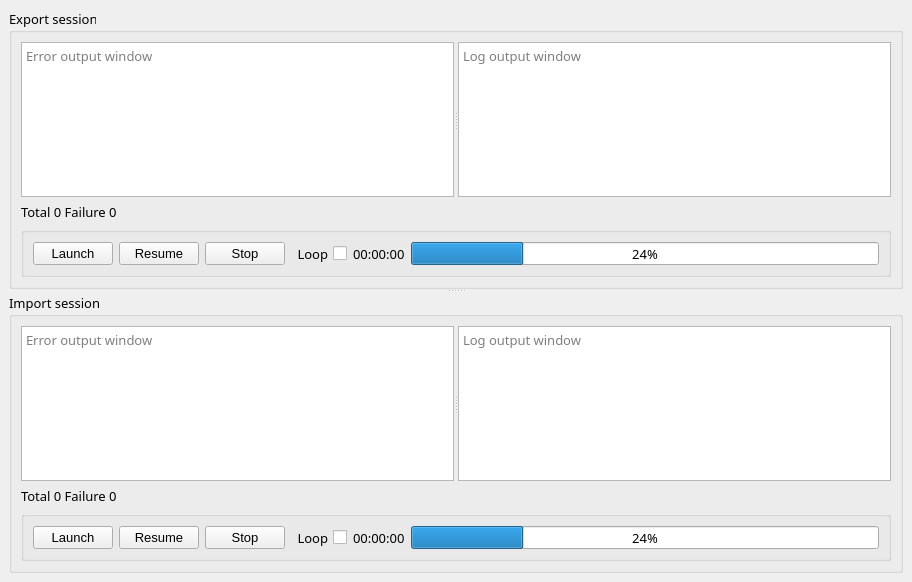
<?xml version="1.0" encoding="UTF-8"?>
<ui version="4.0">
 <class>MainWindow</class>
 <widget class="QMainWindow" name="MainWindow">
  <property name="geometry">
   <rect>
    <x>0</x>
    <y>0</y>
    <width>912</width>
    <height>582</height>
   </rect>
  </property>
  <property name="windowTitle">
   <string>MainWindow</string>
  </property>
  <widget class="QWidget" name="centralWidget">
   <layout class="QVBoxLayout" name="verticalLayout">
    <item>
     <widget class="QSplitter" name="frame_splitter">
      <property name="maximumSize">
       <size>
        <width>16777215</width>
        <height>16777215</height>
       </size>
      </property>
      <property name="orientation">
       <enum>Qt::Vertical</enum>
      </property>
      <widget class="QGroupBox" name="groupBox">
       <property name="minimumSize">
        <size>
         <width>0</width>
         <height>0</height>
        </size>
       </property>
       <property name="maximumSize">
        <size>
         <width>16777215</width>
         <height>16777215</height>
        </size>
       </property>
       <property name="font">
        <font>
         <family>宋体</family>
         <pointsize>10</pointsize>
        </font>
       </property>
       <property name="title">
        <string>Export session</string>
       </property>
       <layout class="QGridLayout" name="gridLayout_2" columnstretch="0,0">
        <item row="2" column="0" colspan="2">
         <widget class="QGroupBox" name="groupBox_3">
          <property name="minimumSize">
           <size>
            <width>0</width>
            <height>0</height>
           </size>
          </property>
          <property name="maximumSize">
           <size>
            <width>16777215</width>
            <height>50</height>
           </size>
          </property>
          <property name="title">
           <string/>
          </property>
          <layout class="QHBoxLayout" name="horizontalLayout_2">
           <item>
            <widget class="QPushButton" name="btn_start_export">
             <property name="font">
              <font>
               <family>Arial</family>
               <pointsize>10</pointsize>
              </font>
             </property>
             <property name="text">
              <string>Launch</string>
             </property>
            </widget>
           </item>
           <item>
            <widget class="QPushButton" name="btn_resume_export">
             <property name="font">
              <font>
               <family>Arial</family>
               <pointsize>10</pointsize>
              </font>
             </property>
             <property name="text">
              <string>Resume</string>
             </property>
            </widget>
           </item>
           <item>
            <widget class="QPushButton" name="btn_stop_export">
             <property name="font">
              <font>
               <family>Arial</family>
               <pointsize>10</pointsize>
              </font>
             </property>
             <property name="text">
              <string>Stop</string>
             </property>
            </widget>
           </item>
           <item>
            <widget class="QCheckBox" name="chk_loop_export">
             <property name="font">
              <font>
               <family>宋体</family>
               <pointsize>10</pointsize>
              </font>
             </property>
             <property name="layoutDirection">
              <enum>Qt::RightToLeft</enum>
             </property>
             <property name="text">
              <string>Loop</string>
             </property>
            </widget>
           </item>
           <item>
            <widget class="QLabel" name="lbl_timer_export">
             <property name="font">
              <font>
               <family>宋体</family>
               <pointsize>10</pointsize>
              </font>
             </property>
             <property name="text">
              <string>00:00:00</string>
             </property>
            </widget>
           </item>
           <item>
            <widget class="QProgressBar" name="pb_export">
             <property name="font">
              <font>
               <family>宋体</family>
               <pointsize>10</pointsize>
               <weight>50</weight>
               <bold>false</bold>
              </font>
             </property>
             <property name="value">
              <number>24</number>
             </property>
            </widget>
           </item>
          </layout>
         </widget>
        </item>
        <item row="1" column="0">
         <widget class="QLabel" name="lbl_export">
          <property name="maximumSize">
           <size>
            <width>16777215</width>
            <height>20</height>
           </size>
          </property>
          <property name="font">
           <font>
            <family>宋体</family>
            <pointsize>10</pointsize>
           </font>
          </property>
          <property name="text">
           <string>Total 0 Failure 0</string>
          </property>
         </widget>
        </item>
        <item row="0" column="0" colspan="2">
         <widget class="QSplitter" name="top_splitter">
          <property name="maximumSize">
           <size>
            <width>16777215</width>
            <height>16777215</height>
           </size>
          </property>
          <property name="layoutDirection">
           <enum>Qt::LeftToRight</enum>
          </property>
          <property name="orientation">
           <enum>Qt::Horizontal</enum>
          </property>
          <widget class="QPlainTextEdit" name="txt_error_export">
           <property name="minimumSize">
            <size>
             <width>0</width>
             <height>0</height>
            </size>
           </property>
           <property name="maximumSize">
            <size>
             <width>16777215</width>
             <height>16777215</height>
            </size>
           </property>
           <property name="baseSize">
            <size>
             <width>0</width>
             <height>0</height>
            </size>
           </property>
           <property name="placeholderText">
            <string>Error output window</string>
           </property>
          </widget>
          <widget class="QPlainTextEdit" name="txt_export">
           <property name="maximumSize">
            <size>
             <width>16777215</width>
             <height>16777215</height>
            </size>
           </property>
           <property name="placeholderText">
            <string>Log output window</string>
           </property>
          </widget>
         </widget>
        </item>
       </layout>
      </widget>
      <widget class="QGroupBox" name="groupBox_2">
       <property name="minimumSize">
        <size>
         <width>0</width>
         <height>0</height>
        </size>
       </property>
       <property name="font">
        <font>
         <family>宋体</family>
         <pointsize>10</pointsize>
        </font>
       </property>
       <property name="title">
        <string>Import session</string>
       </property>
       <layout class="QGridLayout" name="gridLayout">
        <item row="0" column="0">
         <widget class="QSplitter" name="bottom_splitter">
          <property name="maximumSize">
           <size>
            <width>16777215</width>
            <height>16777215</height>
           </size>
          </property>
          <property name="orientation">
           <enum>Qt::Horizontal</enum>
          </property>
          <widget class="QPlainTextEdit" name="txt_error_import">
           <property name="maximumSize">
            <size>
             <width>16777215</width>
             <height>16777215</height>
            </size>
           </property>
           <property name="baseSize">
            <size>
             <width>0</width>
             <height>0</height>
            </size>
           </property>
           <property name="placeholderText">
            <string>Error output window</string>
           </property>
          </widget>
          <widget class="QPlainTextEdit" name="txt_import">
           <property name="maximumSize">
            <size>
             <width>16777215</width>
             <height>16777215</height>
            </size>
           </property>
           <property name="placeholderText">
            <string>Log output window</string>
           </property>
          </widget>
         </widget>
        </item>
        <item row="1" column="0">
         <widget class="QLabel" name="lbl_import">
          <property name="maximumSize">
           <size>
            <width>16777215</width>
            <height>20</height>
           </size>
          </property>
          <property name="font">
           <font>
            <family>宋体</family>
            <pointsize>10</pointsize>
           </font>
          </property>
          <property name="text">
           <string>Total 0 Failure 0</string>
          </property>
         </widget>
        </item>
        <item row="2" column="0">
         <widget class="QGroupBox" name="groupBox_4">
          <property name="minimumSize">
           <size>
            <width>0</width>
            <height>0</height>
           </size>
          </property>
          <property name="maximumSize">
           <size>
            <width>16777215</width>
            <height>50</height>
           </size>
          </property>
          <property name="title">
           <string/>
          </property>
          <layout class="QHBoxLayout" name="horizontalLayout_3">
           <item>
            <widget class="QPushButton" name="btn_start_import">
             <property name="font">
              <font>
               <family>Arial</family>
               <pointsize>10</pointsize>
              </font>
             </property>
             <property name="text">
              <string>Launch</string>
             </property>
            </widget>
           </item>
           <item>
            <widget class="QPushButton" name="btn_resume_import">
             <property name="font">
              <font>
               <family>Arial</family>
               <pointsize>10</pointsize>
              </font>
             </property>
             <property name="text">
              <string>Resume</string>
             </property>
            </widget>
           </item>
           <item>
            <widget class="QPushButton" name="btn_stop_import">
             <property name="font">
              <font>
               <family>Arial</family>
               <pointsize>10</pointsize>
              </font>
             </property>
             <property name="text">
              <string>Stop</string>
             </property>
            </widget>
           </item>
           <item>
            <widget class="QCheckBox" name="chk_loop_import">
             <property name="font">
              <font>
               <family>宋体</family>
               <pointsize>10</pointsize>
              </font>
             </property>
             <property name="layoutDirection">
              <enum>Qt::RightToLeft</enum>
             </property>
             <property name="text">
              <string>Loop</string>
             </property>
            </widget>
           </item>
           <item>
            <widget class="QLabel" name="lbl_timer_import">
             <property name="font">
              <font>
               <family>宋体</family>
               <pointsize>10</pointsize>
              </font>
             </property>
             <property name="text">
              <string>00:00:00</string>
             </property>
            </widget>
           </item>
           <item>
            <widget class="QProgressBar" name="pb_import">
             <property name="font">
              <font>
               <family>宋体</family>
               <pointsize>10</pointsize>
               <weight>50</weight>
               <bold>false</bold>
              </font>
             </property>
             <property name="value">
              <number>24</number>
             </property>
            </widget>
           </item>
          </layout>
         </widget>
        </item>
       </layout>
      </widget>
     </widget>
    </item>
   </layout>
  </widget>
 </widget>
 <resources/>
 <connections/>
</ui>
